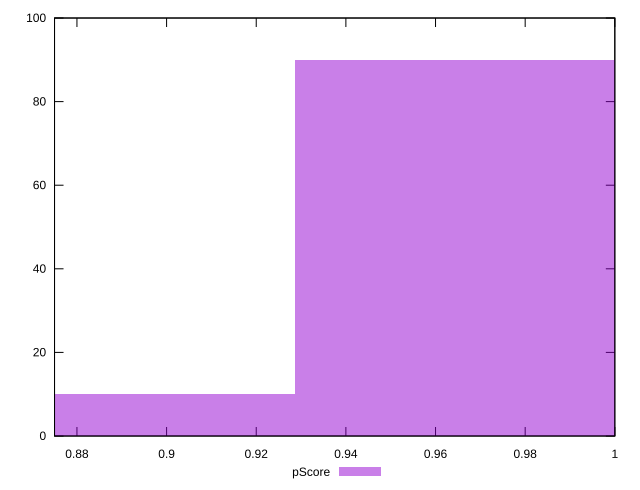

Source code (gnuplot):
reset

$pScore <<EOF
0.9689880319336361 90
0.8882390292724998 10
EOF

set key outside below
set boxwidth 0.08074900266113634
set xrange [0.875:1]
set yrange [0:100]
set trange [0:100]
set style fill transparent solid 0.5 noborder
set terminal svg size 640, 490 enhanced background rgb 'white'
set output "report_00014_2021-02-09T15:56:05.503Z/unminified-css/samples/pages+cached+noadtech/pScore/histogram.svg"

plot $pScore title "pScore" with boxes

reset
